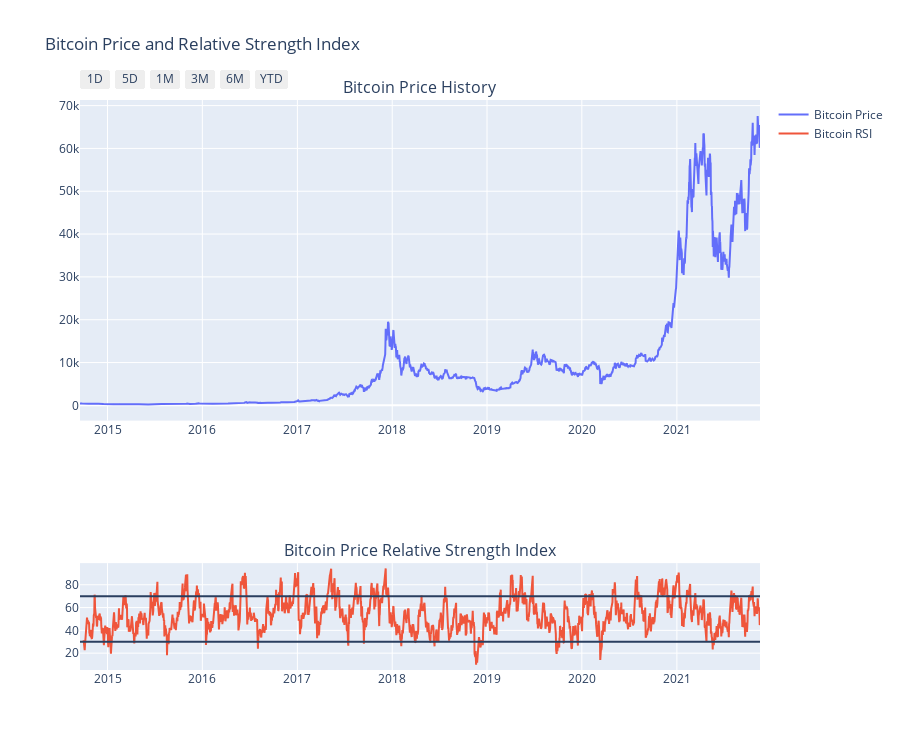

Source (notebook cell):
### Code cell
fig = make_subplots(2, 1, subplot_titles=['Bitcoin Price History', 'Bitcoin Price Relative Strength Index'], row_heights=[3, 1])
fig.add_trace(go.Scatter(x=full_df['date'], y=full_df['close_bitcoin'], mode='lines', name='Bitcoin Price'), row=1, col=1)
fig.add_trace(go.Scatter(x=full_df['date'], y=full_df['RSI'], mode='lines', name='Bitcoin RSI'), row=2, col=1)
fig.add_hline(y=70, row=2, col=1)
fig.add_hline(y=30, row=2, col=1)
fig.update_layout(height=750, title_text="Bitcoin Price and Relative Strength Index")
fig.update_layout({'xaxis': {'rangeselector': {'buttons': date_buttons}}})
fig.show()

### Figure 1 — Plotly figure (JSON) as saved in the notebook; plotly's stock layout.template omitted (floating-point values rounded to 4 significant figures; data arrays with more than 128 entries replaced by an {"elided": "..."} marker saying what was removed)
{"data": [{"mode": "lines", "name": "Bitcoin Price", "type": "scatter", "x": {"elided": "2619 str values"}, "xaxis": "x", "y": {"elided": "2619 float values"}, "yaxis": "y"}, {"mode": "lines", "name": "Bitcoin RSI", "type": "scatter", "x": {"elided": "2619 str values"}, "xaxis": "x2", "y": {"elided": "2619 float values"}, "yaxis": "y2"}], "layout": {"annotations": [{"font": {"size": 16}, "showarrow": false, "text": "Bitcoin Price History", "x": 0.5, "xanchor": "center", "xref": "paper", "y": 1, "yanchor": "bottom", "yref": "paper"}, {"font": {"size": 16}, "showarrow": false, "text": "Bitcoin Price Relative Strength Index", "x": 0.5, "xanchor": "center", "xref": "paper", "y": 0.1875, "yanchor": "bottom", "yref": "paper"}], "height": 750, "shapes": [{"type": "line", "x0": 0, "x1": 1, "xref": "x2 domain", "y0": 70, "y1": 70, "yref": "y2"}, {"type": "line", "x0": 0, "x1": 1, "xref": "x2 domain", "y0": 30, "y1": 30, "yref": "y2"}], "title": {"text": "Bitcoin Price and Relative Strength Index"}, "xaxis": {"anchor": "y", "domain": [0, 1], "rangeselector": {"buttons": [{"count": 1, "label": "1D", "step": "day", "stepmode": "todate"}, {"count": 5, "label": "5D", "step": "day", "stepmode": "todate"}, {"count": 1, "label": "1M", "step": "month", "stepmode": "todate"}, {"count": 3, "label": "3M", "step": "month", "stepmode": "todate"}, {"count": 6, "label": "6M", "step": "month", "stepmode": "todate"}, {"count": 1, "label": "YTD", "step": "year", "stepmode": "todate"}]}}, "xaxis2": {"anchor": "y2", "domain": [0, 1]}, "yaxis": {"anchor": "x", "domain": [0.4375, 1]}, "yaxis2": {"anchor": "x2", "domain": [0, 0.1875]}}}
